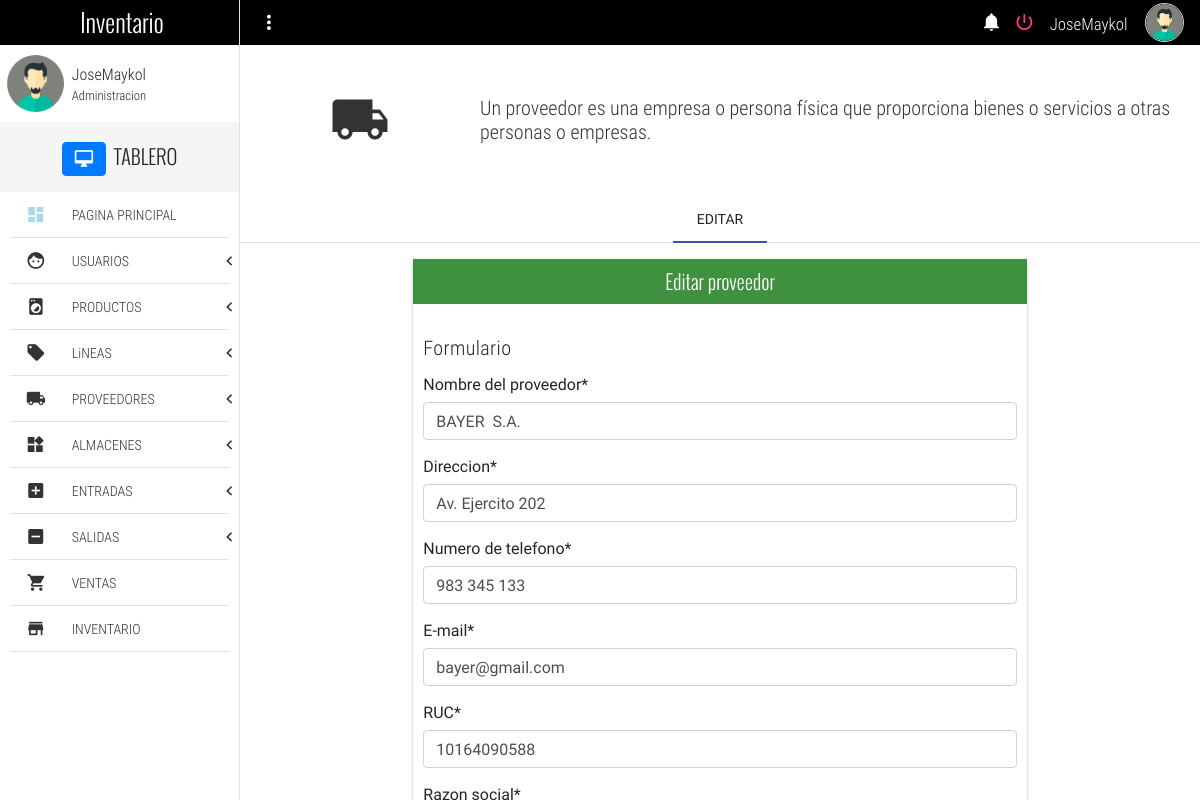
/editProvider/1 (signed in), run on the app's committed database.
### Inventario/models.py (models this page shows, shortened)
class Provider(models.Model):
    name = models.CharField(max_length= 100, null= True, verbose_name= "Nombre del proveedor")
    adrress = models.CharField(max_length= 100, null= True, verbose_name= "Direccion")
    phone = models.CharField(max_length= 20, null= True, verbose_name= "Numero de telefono")
    email =  models.EmailField(null= True, verbose_name= "E-mail")
    RUC =models.CharField(null=True, max_length=11,verbose_name="RUC")
    razon_social = models.CharField(max_length=20, null=True, verbose_name="Razon social")
    class Meta:
        verbose_name = "Proveedor"
        verbose_name_plural =  "Proveedores"

### Inventario/views.py (the view)
# urls.py: path('editProvider/<int:provider_id>', views.editProvider, name = 'editProvider'),
def editProvider(request, provider_id):
    instancia = Provider.objects.get(id = provider_id)
    form = ProviderForm(instance=instancia)
    if request.method == "POST":
        form = ProviderForm(request.POST, instance = instancia)
        if form.is_valid():
            instancia = form.save(commit = False)
            instancia.save()
        return redirect("listProvider")
    return render(request, "editProvider.html", {'form' : form})

### Inventario/forms.py
class ProviderForm(forms.ModelForm):
	class Meta:
		model = Provider
		fields = [
				'name',
				'adrress',
				'phone',
				'email',
				'RUC',
				'razon_social',
		]

### Templates/editProvider.html (shortened to what this page needs)
{% extends 'base.html' %}
{% load crispy_forms_tags %}
{% block content %}
	<section class="full-width pageContent">
		<section class="full-width header-well">
			<div class="full-width header-well-icon">
				<i class="zmdi zmdi-truck"></i>
			</div>
			<div class="full-width header-well-text">
				<p class="text-condensedLight">
					Un proveedor es una empresa o persona física que proporciona bienes o servicios a otras personas o empresas.
				</p>
			</div>
		</section>
		<div class="mdl-tabs mdl-js-tabs mdl-js-ripple-effect">
			<div class="mdl-tabs__tab-bar">
				<a href="#tabNewProvider" class="mdl-tabs__tab is-active">EDITAR</a>
			</div>
			<div class="mdl-tabs__panel is-active" id="tabNewProvider">
				<div class="mdl-grid">
					<div class="mdl-cell mdl-cell--4-col-phone mdl-cell--8-col-tablet mdl-cell--8-col-desktop mdl-cell--2-offset-desktop">
						<div class="full-width panel mdl-shadow--2dp">
							<div class="full-width panel-tittle bg-success text-center tittles">
								Editar proveedor
							</div>
							<div class="full-width panel-content">
								<form method="POST" enctype="multipart/form-data">
									<h5 class="text-condensedLight">Formulario</h5>
									{{ form|crispy }}
								</form>
							</div>
						</div>
					</div>
				</div>
			</div>
		</div>
	</section>
{% endblock %}

### Templates/base.html (shortened to what this page needs)
{% load static %}
{% if user.is_authenticated %}
<!DOCTYPE html>
<html lang="es">
<head>
	<link rel="stylesheet" href="https://maxcdn.bootstrapcdn.com/bootstrap/4.5.2/css/bootstrap.min.css">
	<link rel="stylesheet" href="{% static 'css/normalize.css' %}">
	<link rel="stylesheet" href="{% static 'css/sweetalert2.css' %}">
	<link rel="stylesheet" href="{% static 'css/material.min.css'%}">
	<link rel="stylesheet" href="{% static 'css/material-design-iconic-font.min.css' %}">
	<link rel="stylesheet" href="{% static 'css/jquery.mCustomScrollbar.css' %}">
	<link rel="stylesheet" href="{% static 'css/main.css' %}">
</head>
<body>
	<div class="full-width navBar">
		<div class="full-width navBar-options">
			<i class="zmdi zmdi-more-vert btn-menu" id="btn-menu"></i>
			<nav class="navBar-options-list">
				<ul class="list-unstyle ">
					<li class="btn-Notification" id="notifications">
						<i class="zmdi zmdi-notifications"></i>
					</li>
					<li id="logout">
						<a href="logout">
							<i class="zmdi zmdi-power"></i>
						</a>
					</li>
					<li class="text-condensedLight noLink" ><small>{{user.username}}</small></li>
					<li class="noLink">
						<figure>
							<img src="{% static 'assets/img/avatar-male.png' %}" alt="Avatar" class="img-responsive">
						</figure>
					</li>
				</ul>
			</nav>
		</div>
	</div>
	<section class="full-width navLateral">
		<div class="full-width navLateral-bg btn-menu"></div>
		<div class="full-width navLateral-body">
			<div class="full-width navLateral-body-logo text-center tittles">
				 Inventario
			</div>
			<figure class="full-width" style="height: 77px;">
				<div class="navLateral-body-cl">
					<img src="{% static 'assets/img/avatar-male.png' %}" alt="Avatar" class="img-responsive">
				</div>
				<figcaption class="navLateral-body-cr hide-on-tablet">
					<span>
						{{user.username}}<br>
						<small>Administracion</small>
					</span>
				</figcaption>
			</figure>
			<div class="full-width tittles navLateral-body-tittle-menu">
				<i class="zmdi zmdi-desktop-mac btn btn-primary"></i><span class="hide-on-tablet">&nbsp; TABLERO</span>
			</div>
			<nav class="full-width">
				<ul class="full-width list-unstyle menu-principal ">
					<li class="full-width">
						<a href="home" class="full-width">
							<div class="navLateral-body-cl">
								<i class="zmdi zmdi-view-dashboard" style="color:lightblue"></i>
							</div>
							<div class="navLateral-body-cr hide-on-tablet">
								PAGINA PRINCIPAL
							</div>
						</a>
					</li>
					<li class="full-width divider-menu-h"></li>
					<li class="full-width">
						<a href="#" class="full-width btn-subMenu">
							<div class="navLateral-body-cl">
								<i class="zmdi zmdi-face"></i>
							</div>
							<div class="navLateral-body-cr hide-on-tablet">
								USUARIOS
							</div>
							<span class="zmdi zmdi-chevron-left"></span>
						</a>
					</li>
					<li class="full-width divider-menu-h"></li>
					<li class="full-width">
						<a href="#" class="full-width btn-subMenu ">
							<div class="navLateral-body-cl">
								<i class="zmdi zmdi-washing-machine"></i>
							</div>
							<div class="navLateral-body-cr hide-on-tablet">
								PRODUCTOS
							</div>
							<span class="zmdi zmdi-chevron-left"></span>
						</a>
					</li>
										<li class="full-width divider-menu-h"></li>
					<li class="full-width">
						<a href="#" class="full-width btn-subMenu ">
							<div class="navLateral-body-cl">
								<i class="zmdi zmdi-label"></i>
							</div>
							<div class="navLateral-body-cr hide-on-tablet">
								LiNEAS
							</div>
							<span class="zmdi zmdi-chevron-left"></span>
						</a>
					</li>
					<li class="full-width divider-menu-h"></li>
					<li class="full-width">
						<a href="#" class="full-width btn-subMenu" >
							<div class="navLateral-body-cl">
								<i class="zmdi zmdi-truck"></i>
							</div>
							<div class="navLateral-body-cr hide-on-tablet">
								PROVEEDORES
							</div>
							<span class="zmdi zmdi-chevron-left"></span>
						</a>
					</li>
					<li class="full-width divider-menu-h"></li>
					<li class="full-width">
						<a href="#" class="full-width btn-subMenu" >
							<div class="navLateral-body-cl">
								<i class="zmdi zmdi-widgets"></i>
							</div>
							<div class="navLateral-body-cr hide-on-tablet">
								ALMACENES
							</div>
							<span class="zmdi zmdi-chevron-left"></span>
						</a>
					</li>
					<li class="full-width divider-menu-h"></li>
					<li class="full-width">
						<a href="#" class="full-width btn-subMenu" >
							<div class="navLateral-body-cl">
								<i class="zmdi zmdi-plus-square"></i>
							</div>
							<div class="navLateral-body-cr hide-on-tablet">
								ENTRADAS
							</div>
							<span class="zmdi zmdi-chevron-left"></span>
						</a>
					</li>
					<li class="full-width divider-menu-h"></li>
					<li class="full-width">
						<a href="#" class="full-width btn-subMenu" >
							<div class="navLateral-body-cl">
								<i class="zmdi zmdi-minus-square"></i>
							</div>
							<div class="navLateral-body-cr hide-on-tablet">
								SALIDAS
							</div>
							<span class="zmdi zmdi-chevron-left"></span>
						</a>
					</li>
					<li class="full-width divider-menu-h"></li>
					<li class="full-width">
						<a href="sales" class="full-width">
							<div class="navLateral-body-cl">
								<i class="zmdi zmdi-shopping-cart"></i>
							</div>
							<div class="navLateral-body-cr hide-on-tablet">
								VENTAS
							</div>
						</a>
					</li>
					<li class="full-width divider-menu-h"></li>
					<li class="full-width">
						<a href="inventory" class="full-width">
							<div class="navLateral-body-cl">
								<i class="zmdi zmdi-store"></i>
							</div>
							<div class="navLateral-body-cr hide-on-tablet">
								INVENTARIO
							</div>
						</a>
					</li>
					<li class="full-width divider-menu-h"></li>
	</section>
	{% block content %}
	{% endblock %}
</body>
</html>
{% endif %}

### Static/css/main.css (style rules this page uses)
html, body { width: 100%; height: 100%; margin: 0; padding: 0; font-size: 16px; font-family: "RobotoRegular"; position: relative; background-color: #fff; }
.text-condensedLight { font-family: "RobotoCondensedLight"; }
.text-center { text-align: center; }
.tittles { font-family: "OswaldLight"; }
.full-width { margin: 0; padding: 0; width: 100%; box-sizing: border-box; }
.list-unstyle { margin: 0; padding: 0; list-style: none; box-sizing: border-box; }
.img-responsive { width: 100%; height: auto; }
.divider-menu-h { height: 0 !important; border-top: 1px solid #E1E1E1; width: 92% !important; margin: 0 auto !important; }
.panel { height: auto; }
.panel-tittle { height: 45px; display: block; line-height: 45px; color: #fff; font-size: 20px; }
.panel-content { display: block; padding: 10px; }
.header-well, .header-well-icon, .header-well-text { min-height: 150px; height: auto; }
.header-well { position: relative; }
.header-well-icon, .header-well-text { position: absolute; top: 0; color: #333; }
.header-well-icon { left: 0; width: 25%; }
.header-well-icon i, .header-well-text p { position: absolute; top: 50%; display: block; width: 100%; transform: translateY(-50%); }
.header-well-icon i { text-align: center; font-size: 60px; }
.header-well-text { right: 0; width: 75%; }
.header-well-text p { font-size: 20px; margin: 0; padding: 0; }
.bg-success { background-color: #3f903f !important; }
.navBar { background-color: #000000; height: 45px; position: absolute; top: 0; left: 0; z-index: 79; color: #fff; }
.navBar-options { line-height: 45px; height: 45px; position: absolute; width: 80%; top: 0; right: 0; padding: 0; transition: all .3s ease-in-out; }
.navBar-options .zmdi-more-vert, .navBar-options-list { line-height: 45px; position: absolute; top: 0; height: 45px; margin: 0; padding: 0; }
.navBar-options .zmdi-more-vert { width: 40px; left: 0; font-size: 23px; cursor: pointer; user-select: none; text-align: center; outline: none; margin-left: 9px; }
.navBar-options-list { right: 9px; }
.navBar-options-list .noLink { cursor: inherit !important; }
.navBar-options-list ul { height: 45px; }
.navBar-options-list ul li { height: 45px; line-height: 45px; cursor: pointer; display: inline-block; padding: 0 7px; font-size: 21px; -moz-user-select: none; -webkit-user-select: none; -ms-user-select: none; }
.navBar-options-list ul li { outline: none; }
.navBar-options-list ul li figure, .navBar-options-list ul li figure img { margin: 0; padding: 0; padding-top: 0; margin-top: 0; box-sizing: border-box; }
.navBar-options-list ul li figure { height: 45px; }
.navBar-options-list ul li figure img { border: 1px solid #E1E1E1; border-radius: 50%; width: 39px; height: 39px; margin-bottom: 3px; }
.navLateral, .pageContent, .navLateral-body, .navLateral-bg { position: absolute; top: 0; height: 100%; }
.navLateral { left: 0; width: 20%; z-index: 80; border-right: 1px solid #E1E1E1; transition: all .3s ease-in-out; }
.navLateral-body { background-color: #fff; z-index: 82; left: 0; padding-bottom: 30px; }
.navLateral-body-logo { height: 45px; line-height: 45px; color: #fff; width: 100%; font-size: 25px; background-color: #000000; }
.navLateral-body-cl, .navLateral-body-cr { box-sizing: border-box; height: 77px; float: left; margin: 0; padding: 0; position: relative; }
.navLateral-body-cl { width: 30%; }
.navLateral-body-cl img { width: 57px; height: 57px; margin: 0 auto; display: block; margin-top: 10px; }
.navLateral-body-cr { width: 70%; font-family: "RobotoCondensedLight"; }
.navLateral-body-cr span { position: absolute; top: 50%; left: 50%; transform: translate(-50%, -50%); display: block; width: 100%; }
.navLateral-body-tittle-menu { height: 70px; line-height: 70px; font-size:20px; background-color: #F5F5F5; text-align: center; }
.menu-principal li, .menu-principal li a { display: block; }
.menu-principal li a { height: 45px; color: #333; position: relative; transition: all .3s ease-in-out; }
.menu-principal li a div.navLateral-body-cl, .menu-principal li a div.navLateral-body-cr { height: 45px; line-height: 45px; }
.menu-principal li a div.navLateral-body-cl { text-align: center; font-size: 20px; }
.btn-subMenu span { position: absolute; top: 0; right: 7px; line-height: 45px; height: 45px; font-size: 19px; }
.pageContent { padding-top: 45px; right: 0; width: 80%; z-index: 77; background-color: #fff; transition: all .3s ease-in-out; }

### data on the page
Provider: name "BAYER S.A.", adrress "Av. Ejercito 202", phone "983 345 133", email "bayer@gmail.com", RUC "10164090588"

### other printed values
{{ user.username }} "JoseMaykol"
